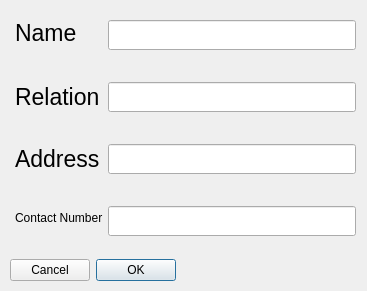
<?xml version="1.0" encoding="UTF-8"?>
<ui version="4.0">
 <class>mainDialog</class>
 <widget class="QDialog" name="mainDialog">
  <property name="geometry">
   <rect>
    <x>0</x>
    <y>0</y>
    <width>367</width>
    <height>291</height>
   </rect>
  </property>
  <property name="windowTitle">
   <string>Dialog</string>
  </property>
  <widget class="QWidget" name="verticalLayoutWidget">
   <property name="geometry">
    <rect>
     <x>10</x>
     <y>10</y>
     <width>351</width>
     <height>271</height>
    </rect>
   </property>
   <layout class="QVBoxLayout" name="verticalLayout">
    <item>
     <layout class="QFormLayout" name="formLayout">
      <property name="horizontalSpacing">
       <number>5</number>
      </property>
      <property name="verticalSpacing">
       <number>32</number>
      </property>
      <property name="leftMargin">
       <number>5</number>
      </property>
      <property name="topMargin">
       <number>10</number>
      </property>
      <property name="rightMargin">
       <number>5</number>
      </property>
      <property name="bottomMargin">
       <number>5</number>
      </property>
      <item row="0" column="1">
       <widget class="QLineEdit" name="nameLineEdit">
        <property name="minimumSize">
         <size>
          <width>0</width>
          <height>30</height>
         </size>
        </property>
       </widget>
      </item>
      <item row="1" column="0">
       <widget class="QLabel" name="relationLabel">
        <property name="font">
         <font>
          <pointsize>17</pointsize>
         </font>
        </property>
        <property name="text">
         <string>Relation</string>
        </property>
       </widget>
      </item>
      <item row="1" column="1">
       <widget class="QLineEdit" name="relationLineEdit">
        <property name="minimumSize">
         <size>
          <width>0</width>
          <height>30</height>
         </size>
        </property>
       </widget>
      </item>
      <item row="2" column="0">
       <widget class="QLabel" name="addressLabel">
        <property name="font">
         <font>
          <pointsize>17</pointsize>
         </font>
        </property>
        <property name="text">
         <string>Address</string>
        </property>
       </widget>
      </item>
      <item row="2" column="1">
       <widget class="QLineEdit" name="addressLineEdit">
        <property name="minimumSize">
         <size>
          <width>0</width>
          <height>30</height>
         </size>
        </property>
       </widget>
      </item>
      <item row="3" column="0">
       <widget class="QLabel" name="contactNumLabel">
        <property name="text">
         <string>Contact Number</string>
        </property>
       </widget>
      </item>
      <item row="3" column="1">
       <widget class="QLineEdit" name="contactNumLineEdit">
        <property name="minimumSize">
         <size>
          <width>0</width>
          <height>30</height>
         </size>
        </property>
       </widget>
      </item>
      <item row="0" column="0">
       <widget class="QLabel" name="nameLabel">
        <property name="sizePolicy">
         <sizepolicy hsizetype="Fixed" vsizetype="Fixed">
          <horstretch>0</horstretch>
          <verstretch>0</verstretch>
         </sizepolicy>
        </property>
        <property name="font">
         <font>
          <pointsize>17</pointsize>
         </font>
        </property>
        <property name="text">
         <string>Name</string>
        </property>
       </widget>
      </item>
     </layout>
    </item>
    <item>
     <widget class="QDialogButtonBox" name="buttonBox">
      <property name="layoutDirection">
       <enum>Qt::RightToLeft</enum>
      </property>
      <property name="orientation">
       <enum>Qt::Horizontal</enum>
      </property>
      <property name="standardButtons">
       <set>QDialogButtonBox::Cancel|QDialogButtonBox::Ok</set>
      </property>
     </widget>
    </item>
   </layout>
  </widget>
 </widget>
 <resources/>
 <connections>
  <connection>
   <sender>buttonBox</sender>
   <signal>accepted()</signal>
   <receiver>mainDialog</receiver>
   <slot>accept()</slot>
   <hints>
    <hint type="sourcelabel">
     <x>248</x>
     <y>254</y>
    </hint>
    <hint type="destinationlabel">
     <x>157</x>
     <y>274</y>
    </hint>
   </hints>
  </connection>
  <connection>
   <sender>buttonBox</sender>
   <signal>rejected()</signal>
   <receiver>mainDialog</receiver>
   <slot>reject()</slot>
   <hints>
    <hint type="sourcelabel">
     <x>316</x>
     <y>260</y>
    </hint>
    <hint type="destinationlabel">
     <x>286</x>
     <y>274</y>
    </hint>
   </hints>
  </connection>
 </connections>
</ui>
